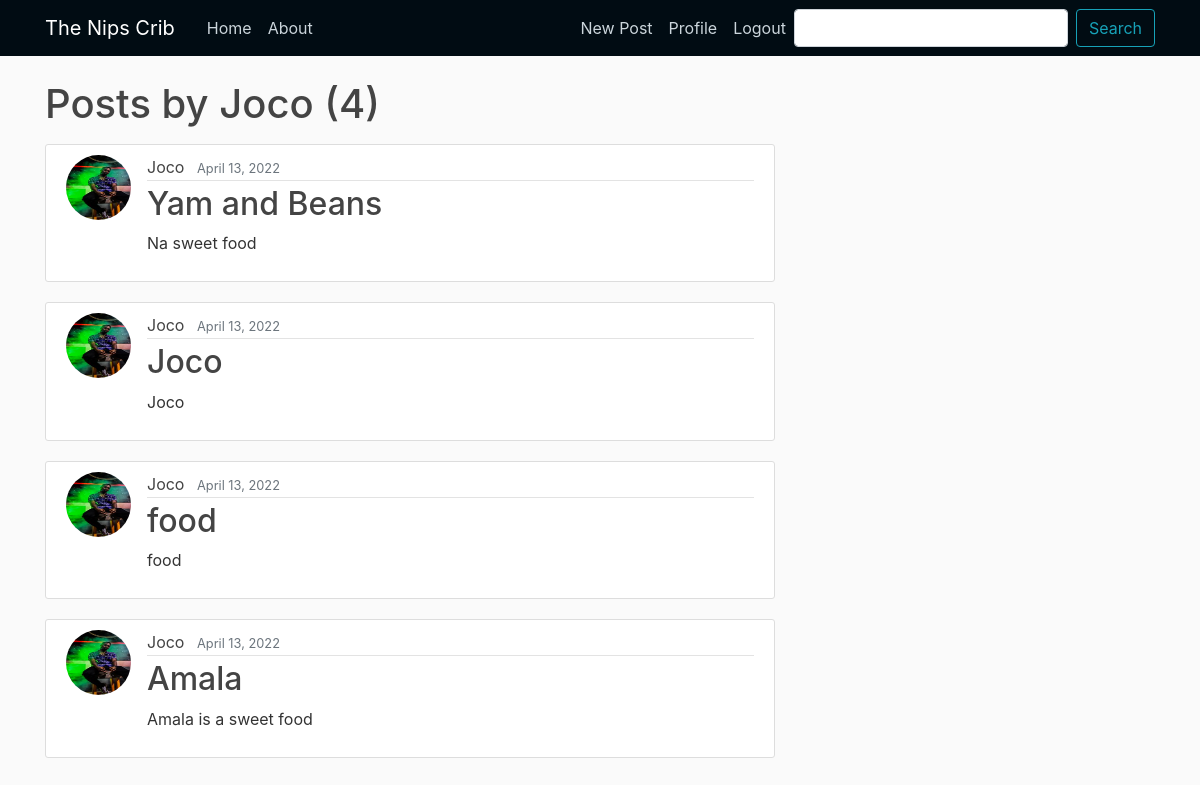
/user/Joco (signed in), run on the app's committed database.
### blog/models.py (models this page shows, shortened)
class Post(models.Model):
    title = models.CharField(max_length=50)
    content = models.TextField()
    date_posted = models.DateTimeField(default=timezone.now)
    author = models.ForeignKey(User, on_delete=models.CASCADE)

### users/models.py (models this page shows, shortened)
class User(AbstractBaseUser):
    email = models.EmailField(verbose_name="email", max_length=60, unique=True)
    username = models.CharField(max_length=30, unique=True)
    date_joined = models.DateTimeField(verbose_name='date_joined', auto_now_add=True)
    last_login = models.DateTimeField(verbose_name='last_login', auto_now=True)
    is_admin = models.BooleanField(default=False)
    is_active = models.BooleanField(default=True)
    is_staff = models.BooleanField(default=False)
    is_superuser = models.BooleanField(default=False)
    USERNAME_FIELD = 'email'
    REQUIRED_FIELDS = ['username']
    objects = MyAccountManager()
    def __str__(self):
        return self.username

class Profile(models.Model):
    user = models.OneToOneField(User, on_delete=models.CASCADE)
    image = models.ImageField(default='default.jpg', upload_to='profile_pics')

### blog/views.py (the view)
# urls.py: path('user/<str:username>', UserPostListView.as_view(), name='user-posts'),
class UserPostListView(LoginRequiredMixin, ListView):
    model = Post
    template_name = 'blog/user_posts.html'
    context_object_name = 'posts' #by defautl the variable is called 'objectlist' in template
    paginate_by = 10
    def get_queryset(self):
        user = get_object_or_404(User, username=self.kwargs.get('username'))
        return Post.objects.filter(author=user).order_by('-date_posted')

### blog/templates/blog/user_posts.html (shortened to what this page needs)
{% extends "blog/base.html" %}
{% block content %}
    <h1 class="mb-3">Posts by {{ view.kwargs.username }} ({{ page_obj.paginator.count }}) </h1>
    {% for post in posts %}
    <article class="media content-section">
        <img class='rounded-circle article-img' src="{{ post.author.profile.image.url }}">
        <div class="media-body">
        <div class="article-metadata">
            <a class="mr-2">{{ post.author }}</a>
            <small class="text-muted">{{ post.date_posted|date:"F d, Y" }}</small>
        </div>
        <h2><a class="article-title" href="{% url 'post-detail' post.id %}">{{ post.title }}</a></h2>
        <p class="article-content">{{ post.content }}</p>
        </div>
    </article>
    {% endfor %}
{% endblock content %}

### blog/static/blog/main.css (style rules this page uses)
body { background: #fafafa; color: #333333; margin-top: 5rem; }
h1, h2, h3, h4, h5, h6 { color: #444444; }
.content-section { background: #ffffff; padding: 10px 20px; border: 1px solid #dddddd; border-radius: 3px; margin-bottom: 20px; }
.article-title { color: #444444; }
.article-content { white-space: pre-line; }
.article-img { height: 65px; width: 65px; margin-right: 16px; }
.article-metadata { color: #444444; padding-bottom: 1px; margin-bottom: 4px; border-bottom: 1px solid #e3e3e3 }
.article-metadata a { color: #444444; text-decoration: none; }

### data on the page
Post: author.profile.image (picture), author "Joco", date_posted "April 13, 2022", title "Yam and Beans", content "Na sweet food"
Post: author.profile.image (picture), author "Joco", date_posted "April 13, 2022", title "Joco", content "Joco"
Post: author.profile.image (picture), author "Joco", date_posted "April 13, 2022", title "food", content "food"
Post: author.profile.image (picture), author "Joco", date_posted "April 13, 2022", title "Amala", content "Amala is a sweet food"

### other printed values
{{ view.kwargs.username }} "Joco"
{{ page_obj.paginator.count }} "4"
